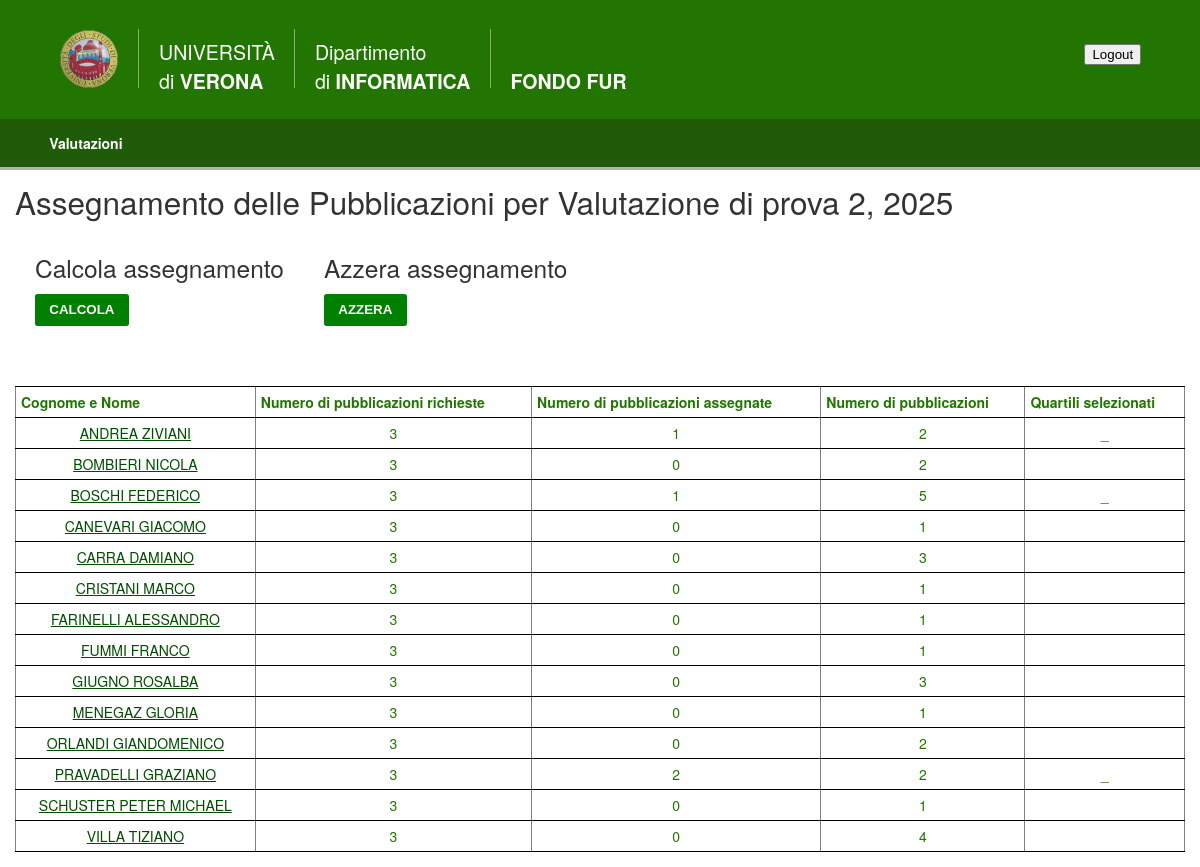
Screenshot of /valutazioni/assegnamento/Valutazione di prova 2/ with the database file from the repository.
### caricamentoDati/models.py (models this page shows, shortened)
class Valutazione(models.Model):
    STATUS_CHOICES = (
        ('Vuota', 'Vuota'),
        ('Pubblicazioni caricate', 'Pubblicazioni caricate'),
        ('Assegnamento calcolato', 'Assegnamento calcolato'),
        ('Assegnamento completato', 'Assegnamento completato'),
        ('Chiusa', 'Chiusa'),
    )
    nome = models.CharField(max_length=100, primary_key=True)
    anno = models.IntegerField(validators=[MinValueValidator(
        1000), MaxValueValidator(9999)], default=datetime.date.today().year)
    dataCaricamento = models.DateField(
        blank=True, null=True, verbose_name="data di caricamento")
    status = models.CharField(
        max_length=50, choices=STATUS_CHOICES, default='Vuota')
    numeroPubblicazioni = models.PositiveIntegerField(
        validators=[MinValueValidator(1)], default=3, verbose_name="numero di pubblicazioni da selezionare")
    dataCaricamentoPubblicazioni = models.DateField(
        blank=True, null=True, verbose_name="data di caricamento delle pubblicazioni")
    class Meta:
        verbose_name_plural = "Valutazioni"

class Docente(models.Model):
    codiceFiscale = models.CharField(max_length=16, validators=[RegexValidator(
        regex=r'^[a-zA-Z]{6}\d{2}[a-zA-Z]{1}\d{2}[a-zA-Z]{1}\d{3}[a-zA-Z]{1}$')], primary_key=True, default='RSSMRA80L05F593A', verbose_name="codice fiscale")
    cognome_nome = models.CharField(
        max_length=40, verbose_name="cognome e nome")
    class Meta:
        verbose_name_plural = "Docenti"

### caricamentoDati/views.py (the view)
# urls.py: re_path('^assegnamento/(?P<valutazione_nome>.*)/$',
def assegnamento(request, valutazione_nome):
    valutazione = Valutazione.objects.get(nome=valutazione_nome)
    relazioni_docente_pubblicazione = RelazioneDocentePubblicazione.objects.filter(
        pubblicazione__valutazione=valutazione)
    docenti_info = []
    for docente in Docente.objects.all().order_by('cognome_nome'):
        num_pubblicazioni_richieste = valutazione.numeroPubblicazioni
        num_pubblicazioni_assegnate = relazioni_docente_pubblicazione.filter(
            autore=docente).exclude(scelta__isnull=True).exclude(scelta=0).count()
        quartili = sorted(set(relazione.pubblicazione.miglior_quartile for relazione in relazioni_docente_pubblicazione.filter(
            autore=docente).exclude(scelta__isnull=True).exclude(scelta=0)), reverse=True)
        pubblicazioni_totali = relazioni_docente_pubblicazione.filter(
            autore=docente).count()
        formatted_quartili = ['Q{}'.format(
            q) if q != 0 else '_' for q in quartili]
        docente_info = {
            'codice_fiscale': docente.codiceFiscale,
            'cognome_nome': docente.cognome_nome,
            'num_pubblicazioni_richieste': num_pubblicazioni_richieste,
            'num_pubblicazioni_assegnate': num_pubblicazioni_assegnate,
            'pubblicazioni_totali': pubblicazioni_totali,
            'quartili': formatted_quartili
        }
        docenti_info.append(docente_info)
    informazioni = {'docenti_info': docenti_info}
    context = {'valutazione': valutazione,
               'informazioni_docente': informazioni}
    return render(request, 'caricamentoDati/assegnamento.html', context)

### caricamentoDati/templates/caricamentoDati/assegnamento.html (shortened to what this page needs)
{% extends 'base.html' %}
{% block content %}
  <div class="main">
    <h1>Assegnamento delle Pubblicazioni per {{ valutazione.nome }}, {{ valutazione.anno }}</h1>
    <div style="display: flex;">
      <div style="padding: 20px;">
        <h2>Calcola assegnamento</h2>
        <button class="btn" type="submit">Calcola</button>
      </div>
      <div style="padding: 20px;">
        <h2>Azzera assegnamento</h2>
        <button class="btn" type="submit">Azzera</button>
      </div>
    </div>
    <div style="display: flex; padding-top: 40px;">
      <table style=" text-align: left; width: 100%;" border="1" cellpadding="2" cellspacing="2">
        <tr>
          <td style="vertical-align: top; text-align: left;">
            <b>Cognome e Nome</b>
          </td>
          <td style="vertical-align: top; text-align: left;">
            <b>Numero di pubblicazioni richieste</b>
          </td>
          <td style="vertical-align: top; text-align: left;">
            <b>Numero di pubblicazioni assegnate</b>
          </td>
          <td style="vertical-align: top; text-align: left;">
            <b>Numero di pubblicazioni</b>
          </td>
          <td style="vertical-align: top; text-align: left;">
            <b>Quartili selezionati</b>
          </td>
        </tr>
        {% for docente in informazioni_docente.docenti_info %}
          <tr>
            <td>
              <a href="{% url 'docente_pubblicazioni' valutazione.nome docente.codice_fiscale %}">{{ docente.cognome_nome }}</a>
            </td>
            <td>{{ docente.num_pubblicazioni_richieste }}</td>
            <td>{{ docente.num_pubblicazioni_assegnate }}</td>
            <td>{{ docente.pubblicazioni_totali }}</td>
            <td>{{ docente.quartili|join:', ' }}</td>
          </tr>
        {% endfor %}
      </table>
    </div>
  </div>
{% endblock %}

### caricamentoDati/static/styles.css (style rules this page uses)
body { margin: 0; padding: 0; color: #333; text-align: justify; background-color: #eee; font: .875em "Helvetica Neue", Helvetica, Arial, Geneva, sans-serif; }
h1, h2, h3, h4, h5, h6 { margin: 0 0 .5em; font-weight: 500; line-height: 1.1; }
h1 { font-size: 2.25em; }
h2 { font-size: 1.75em; }
table { border-spacing: 0; border-collapse: collapse; border-top: 1px solid #000; background: #FFFFFF; }
td { min-width: 100px; color: #217500; padding: 5px; border-bottom: 1px solid #000; text-align: -webkit-center; }
a:link { color: #004d00; }
.main { background-color: #fff; padding: 15px; }
.btn { color: #fff !important; background-color: #008000; display: inline-block; padding: .5em 1em; margin-bottom: 0; line-height: 1.2; white-space: nowrap; vertical-align: middle; cursor: pointer; border: 1px solid transparent; border-radius: .2em; text-decoration: none; text-transform: uppercase; font-weight: bold; }

### rows the page displays
Valutazione: nome "Valutazione di prova 2", anno "2025"
Docente: cognome_nome "ANDREA ZIVIANI"
Docente: cognome_nome "BOMBIERI NICOLA"
Docente: cognome_nome "BOSCHI FEDERICO"
Docente: cognome_nome "CANEVARI GIACOMO"
Docente: cognome_nome "CARRA DAMIANO"
Docente: cognome_nome "CRISTANI MARCO"
Docente: cognome_nome "FARINELLI ALESSANDRO"
Docente: cognome_nome "FUMMI FRANCO"
Docente: cognome_nome "GIUGNO ROSALBA"
Docente: cognome_nome "MENEGAZ GLORIA"
Docente: cognome_nome "ORLANDI GIANDOMENICO"
Docente: cognome_nome "PRAVADELLI GRAZIANO"
Docente: cognome_nome "SCHUSTER PETER MICHAEL"
Docente: cognome_nome "VILLA TIZIANO"

### other values shown
{{ docente.num_pubblicazioni_richieste }} "3" "3" "3" "3" "3" "3" "3" "3" "3" "3" "3" "3" "3" "3"
{{ docente.num_pubblicazioni_assegnate }} "1" "0" "1" "0" "0" "0" "0" "0" "0" "0" "0" "2" "0" "0"
{{ docente.pubblicazioni_totali }} "2" "2" "5" "1" "3" "1" "1" "1" "3" "1" "2" "2" "1" "4"
{{ docente.quartili|join:', ' }} "_" "_" "_"
